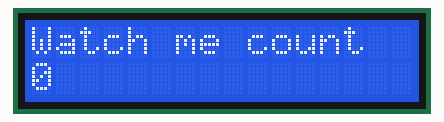
Simulated run of this sketch. Board: Arduino Uno, built with avr-gcc and run on an emulated ATmega328P. Shown: 16×2 character LCD.

Above: at 0.19 s.
At 0.94 s:
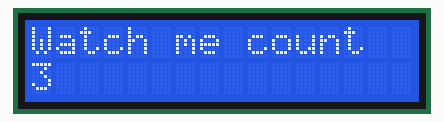
At 1.69 s:
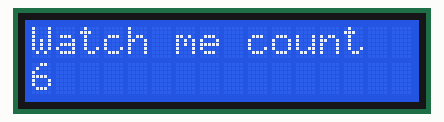
At 2.44 s:
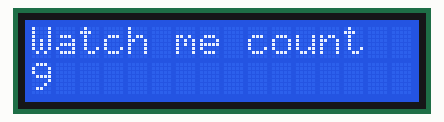
At 3.19 s:
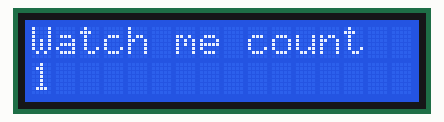

The sketch:

LCD_Display.ino
```cpp
#include <LiquidCrystal.h>
int rs = 7;
int en = 8;
int d4 = 9;
int d5 = 10;
int d6 = 11;
int d7 = 12;
LiquidCrystal lcd(rs, en, d4, d5, d6, d7);

void setup() {
  // put your setup code here, to run once:
  lcd.begin(16, 2);
}

void loop() {
  // put your main code here, to run repeatedly:
  lcd.setCursor(0,0);
//  lcd.print("Hello World!");
//  lcd.setCursor(0,1);
//  lcd.print("My Name is Devul");
//  delay(1000);
//  lcd.clear();

  lcd.setCursor(0,0);
  lcd.print("Watch me count");
  for(int i = 0; i <= 10; i++){
    lcd.setCursor(0, 1);
    lcd.print(i);
    delay(250);
  }

  lcd.clear();
}
```

Measured:
- by itself, everything shown: repeats every 2.8 s, in 11 steps
